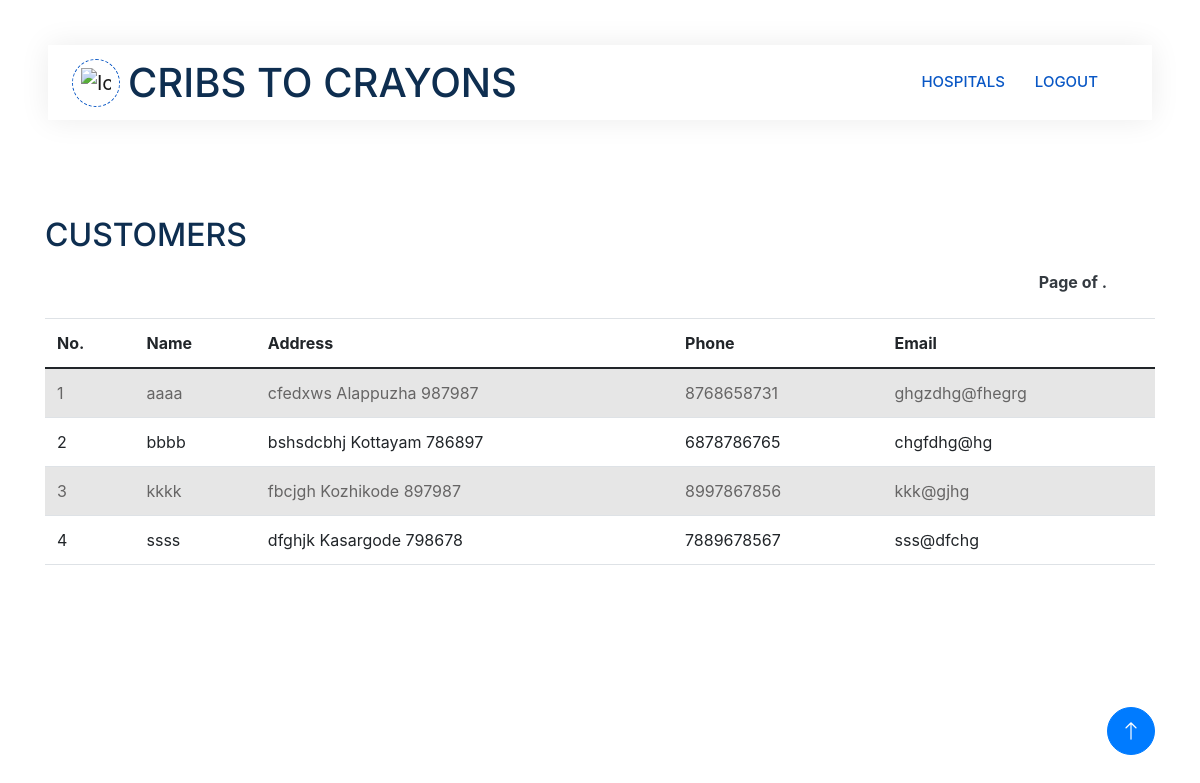
/admincustomer (signed in), run on the app's committed database.
### app1/models.py (models this page shows, shortened)
class User(models.Model):
    login_id=models.ForeignKey(LoginUser,on_delete=models.CASCADE)
    user_name=models.CharField(max_length=20)
    street=models.CharField(max_length=50)
    district=models.CharField(max_length=50)
    pincode=models.IntegerField()
    Email=models.EmailField()
    phone=models.IntegerField()

### app1/views.py (the view)
# urls.py: path('admincustomer',views.admin_customer,name="admincustomer"),
@login_required(login_url='login/')
def admin_customer(request):
    customer_data=User.objects.all()
    context={
        'user':customer_data
    }
    return render(request,'admin/customerview.html',context)

### template/admin/customerview.html (shortened to what this page needs)
<!DOCTYPE html>
<html lang="en">
{% load static %}
<head>
    <link rel="stylesheet" href="https://cdnjs.cloudflare.com/ajax/libs/font-awesome/6.5.1/css/all.min.css" />
    <link href="https://cdnjs.cloudflare.com/ajax/libs/font-awesome/5.10.0/css/all.min.css" rel="stylesheet">
    <link href="https://cdn.jsdelivr.net/npm/bootstrap-icons@1.4.1/font/bootstrap-icons.css" rel="stylesheet">
    <link href="{% static 'js/animate.min.css' %}" rel="stylesheet">
    <link href="{% static 'js/owl.carousel.min.css' %}" rel="stylesheet">
    <link href="{% static 'css/bootstrap.min.css' %}" rel="stylesheet">
    <link rel="stylesheet" href="https://stackpath.bootstrapcdn.com/bootstrap/4.5.2/css/bootstrap.min.css">
    <link href="{% static 'css/style.css' %}" rel="stylesheet">
</head>
<body>
    <div class="container-xxl bg-white p-0">
        <div class="container-fluid nav-bar bg-transparent">
            <nav class="navbar navbar-expand-lg bg-white navbar-light py-0 px-4">
                <a href="" class="navbar-brand d-flex align-items-center text-center">
                    <div class="icon p-2 me-2">
                        <img class="img-fluid" src="{% static 'img/logo.gif' %}" alt="Icon" style="width: 30px; height: 30px;">
                    </div>
                    <h1 class="m-0 " >CRIBS TO CRAYONS</h1>
                </a>
                <div class="collapse navbar-collapse" id="navbarCollapse">
                    <div class="navbar-nav ms-auto">
                              <a href="{% url 'adminhospital' %}" class="nav-item nav-link active">HOSPITALS</a>
                        <a href="{% url 'login'%}" class="nav-item nav-link active" >LOGOUT</a>
                    </div>
                  </div>
                </div>
        </div>
<br>
<br>
<br>
<br>
<div class="container">
    <h2>CUSTOMERS</h2>
    <table class="table table-striped">
      <thead>
        <tr>
          <th>No.</th>
          <th>Name</th>
          <th>Address</th>
          <th>Phone</th>
          <th>Email</th>
        </tr>
      </thead>
      <tbody>
        {% if user %}
        {% for i in user %}
        <tr>
          <td>{{ forloop.counter }}</td>
         <td>{{ i.user_name }}</td>
         <td>{{ i.street }}
         {{ i.district }}
         {{ i.pincode }}</td>
         <td>{{ i.phone }}</td>
         <td>{{ i.Email }}</td>
        {% endfor %}
      {% else %}
    </tbody>
  </table>
  <div style="color: red; text-align: center;">
    <p>No user</p>
  </div>
  {% endif %}
  <div class="pagination mt-3 d-flex justify-content-end pe-5 mb-4  fw-bold text-white text-end ">
    <span class="step-links  ">
      <span class="current text-dark">
        Page {{ user.number }} of {{ user.paginator.num_pages }}.
      </span>
    </span>
  </div>
  </div>
  <a href="#" class="btn btn-lg btn-primary btn-lg-square back-to-top"><i class="bi bi-arrow-up"></i></a>
</body>
</html>

### static/css/style.css (style rules this page uses)
:root { --primary: #0957c5; --secondary: #2264ff; --light: #EFFDF5; --dark: #2551d3; }
.back-to-top { position: fixed; display: none; right: 45px; bottom: 45px; z-index: 99; }
.btn { transition: .5s; }
.btn.btn-primary, .btn.btn-secondary { color: #FFFFFF; }
.btn-lg-square { width: 48px; height: 48px; }
.btn-square, .btn-sm-square, .btn-lg-square { padding: 0; display: flex; align-items: center; justify-content: center; font-weight: normal; border-radius: 50px; }
.nav-bar { position: relative; margin-top: 45px; padding: 0 3rem; transition: .5s; z-index: 9999; }
.navbar { box-shadow: 0 0 30px rgba(0, 0, 0, .08); }
.navbar-light .navbar-nav .nav-link { margin-right: 30px; padding: 25px 0; color: #5288e0; font-size: 15px; text-transform: uppercase; outline: none; }
.navbar-light .navbar-nav .nav-link:hover, .navbar-light .navbar-nav .nav-link.active { color: var(--primary); }
.navbar-light .navbar-brand { height: 75px; }
.navbar-light .navbar-nav .nav-link { color: var(--dark); font-weight: 500; }
.icon { padding: 15px; display: inline-flex; align-items: center; justify-content: center; background: #FFFFFF !important; border-radius: 50px; border: 1px dashed var(--primary) !important; }

### data on the page
User: user_name "aaaa", street "cfedxws", district "Alappuzha", pincode "987987", phone "8768658731", Email "ghgzdhg@fhegrg"
User: user_name "bbbb", street "bshsdcbhj", district "Kottayam", pincode "786897", phone "6878786765", Email "chgfdhg@hg"
User: user_name "kkkk", street "fbcjgh", district "Kozhikode", pincode "897987", phone "8997867856", Email "kkk@gjhg"
User: user_name "ssss", street "dfghjk", district "Kasargode", pincode "798678", phone "7889678567", Email "sss@dfchg"
